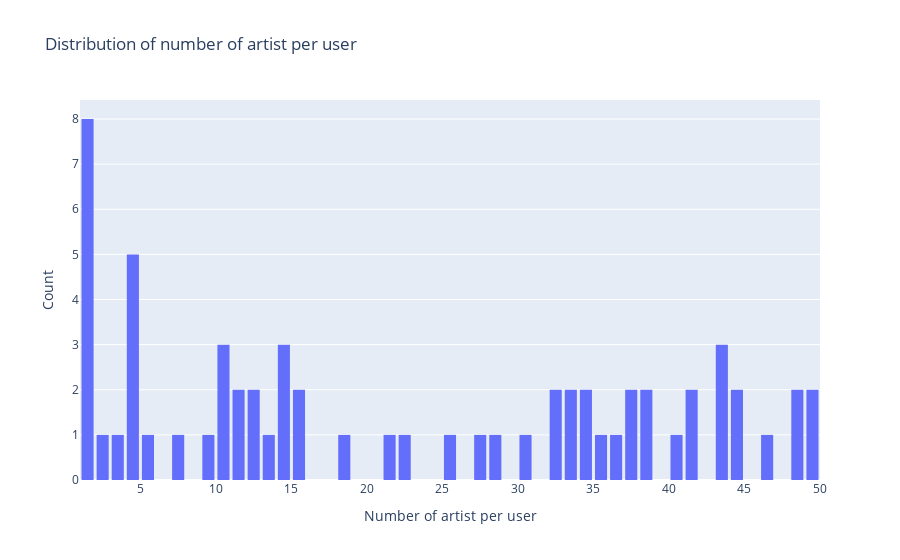

Write notebook code for a chart like this one.
### Code cell
trace = go.Histogram(x = users.artist_per_user.values,
                     name = 'Users',
                     xbins = dict(start = 0,
                                  end = 50,
                                  size = 1))
# Create layout
layout = go.Layout(title = 'Distribution of number of artist per user',
                   xaxis = dict(title = 'Number of artist per user'),
                   yaxis = dict(title = 'Count'),
                   bargap = 0.2)

# Create plot
fig = go.Figure(data=[trace], layout=layout)
iplot(fig)

### Figure 1 — Plotly figure (JSON) as saved in the notebook; plotly's stock layout.template omitted (floating-point values rounded to 4 significant figures; data arrays with more than 128 entries replaced by an {"elided": "..."} marker saying what was removed)
{"data": [{"name": "Users", "type": "histogram", "x": {"elided": "1892 int values"}, "xbins": {"end": 50, "size": 1, "start": 0}}], "layout": {"bargap": 0.2, "title": {"text": "Distribution of number of artist per user"}, "xaxis": {"title": {"text": "Number of artist per user"}}, "yaxis": {"title": {"text": "Count"}}}}
